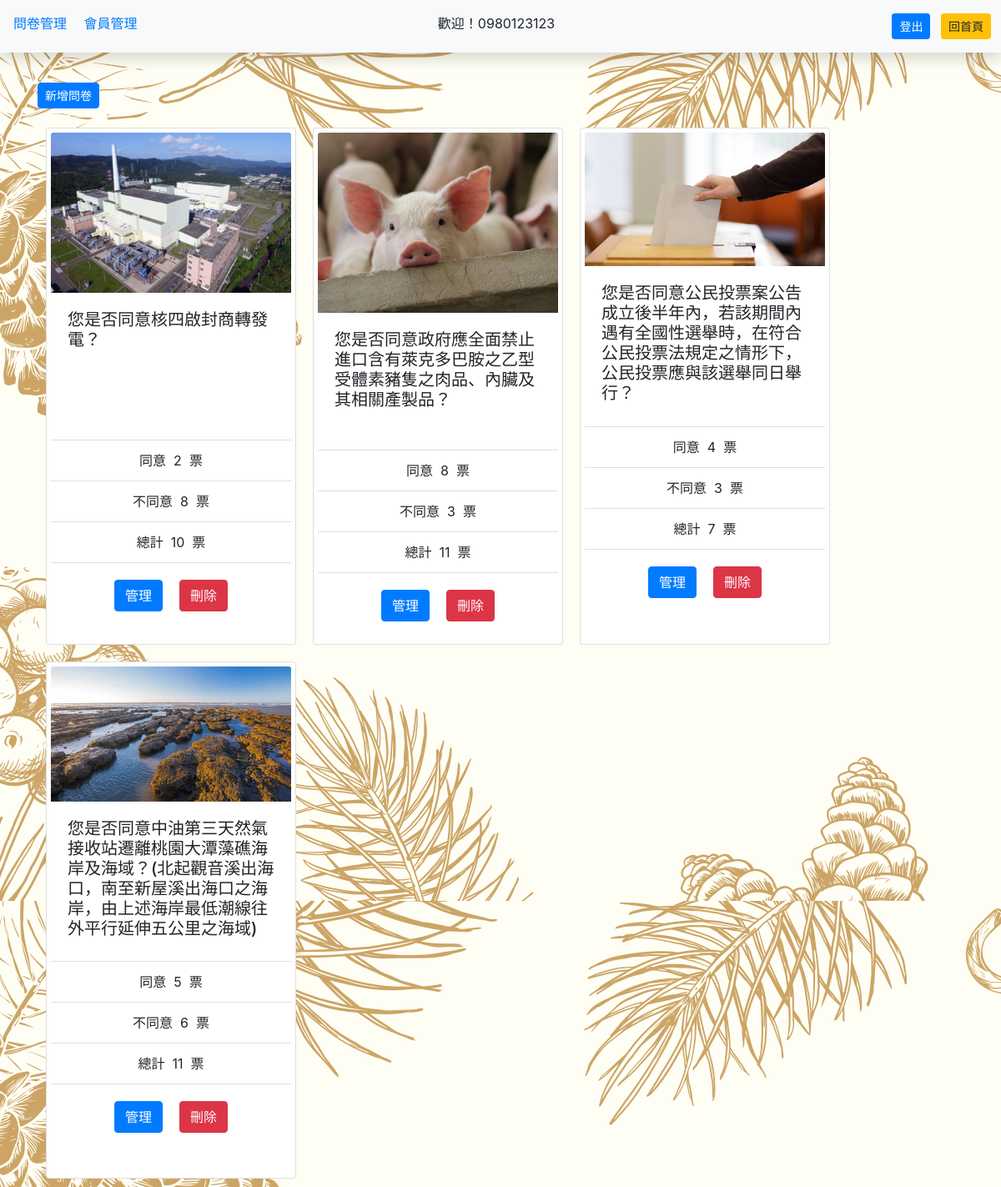
Screenshot of /backend/index.php (signed in) with the database file from the repository.
### tables this page shows
CREATE TABLE `topics` (
  `id` int(11) UNSIGNED NOT NULL,
  `topic` varchar(128) NOT NULL,
  `img_src` varchar(60) NOT NULL
);

### api/db.php (called while the page is built, shortened)
<?php
    $dsn="mysql:host=localhost;charset=utf8;dbname=mypolling";
    $pdo=new PDO($dsn,'root','');
function all($table,...$arg){
    global $pdo;
    $sql="SELECT * FROM `$table` ";
    $rows=$pdo->query($sql)->fetchAll(PDO::FETCH_ASSOC);
    return $rows;
}
function q($sql){
    global $pdo;
    return $pdo->query($sql)->fetchAll(PDO::FETCH_ASSOC);
}
?>

### backend/manage_vote.php (the view, shortened to what this page needs)
<?php
include_once "../api/db.php";
echo "<h1>";
echo "<a  class='btn btn-primary rounded btn-sm' href='?do=add_subject_form'>新增問卷</a>";
echo "</h1>";
?>
<!DOCTYPE html>
<html lang="en">
<head>
</head>
<body>
<main>
    <?php
        $subjects=all('topics');
           foreach ($subjects as $key => $value) {
            echo "<div class='card' style='width:300px;height:620px;'>";
                echo "<img src='{$value['img_src']}' class='card-img-top'  alt=''>";
                echo "<div class='card-body'>";
                echo "<h5 class='card-title' style='height:110px'> {$value['topic']} </h5>";
                echo "</div>";
               $oopt=q("SELECT `count` as '票數' FROM `options` WHERE `topic_id`='{$value['id']}'");
               echo "<ul class='list-group list-group-flush'>";
               echo "<li class='list-group-item text-center'> 同意&nbsp {$oopt[0]['票數']} &nbsp票 </li>";
               echo "<li class='list-group-item text-center'> 不同意&nbsp {$oopt[1]['票數']} &nbsp票 </li>";
               $count=q("SELECT sum(`count`) as '總計' FROM `options` WHERE `topic_id`='{$value['id']}'");
               echo "<li class='list-group-item text-center'>總計&nbsp {$count[0]['總計']} &nbsp票 </li>";
               echo "</ul>";
            echo "<div class='card-body mx-auto'>";
               echo "<a href='?do=edit_subject&id={$value['id']}' class='card-link '>";
               echo "<button class='btn btn-primary'>管理</button>";
               echo "</a>";
               echo "<a href='../index.php?do=vote_result&id=08' class='card-link text-center'>";
               echo "<button class='btn btn-danger'>刪除</button>";
               echo "</a>";
            echo "</div>";
        echo "</div>";
           }
    ?>
</main>
</body>
</html>

### backend/index.php (style rules this page uses)
body { background:url(../image/backend_img.png); }

### backend/manage_vote.php (style rules this page uses)
main { width:1000px; display:flex; flex-wrap:wrap; }
.card { padding:5px; margin:10px }

### rows the page displays
topics: img_src (picture), topic "您是否同意核四啟封商轉發電？", 票數 "2", 票數 "8", 總計 "10"
topics: img_src (picture), topic "您是否同意政府應全面禁止進口含有萊克多巴胺之乙型受體素豬隻之肉品、內臟及其相關產製品？", 票數 "8", 票數 "3", 總計 "11"
topics: img_src (picture), topic "您是否同意公民投票案公告成立後半年內，若該期間內遇有全國性選舉時，在符合公民投票法規定之情形下，公民投票應與該選舉同日舉行？", 票數 "4", 票數 "3", 總計 "7"
topics: img_src (picture), topic "您是否同意中油第三天然氣接收站遷離桃園大潭藻礁海岸及海域？(北起觀音溪出海口，南至新屋溪出海口之海岸，由上述海岸最低潮線往外平行延伸五公里之海域)", 票數 "5", 票數 "6", 總計 "11"

### other values shown
$_SESSION['user'] "0980123123"
